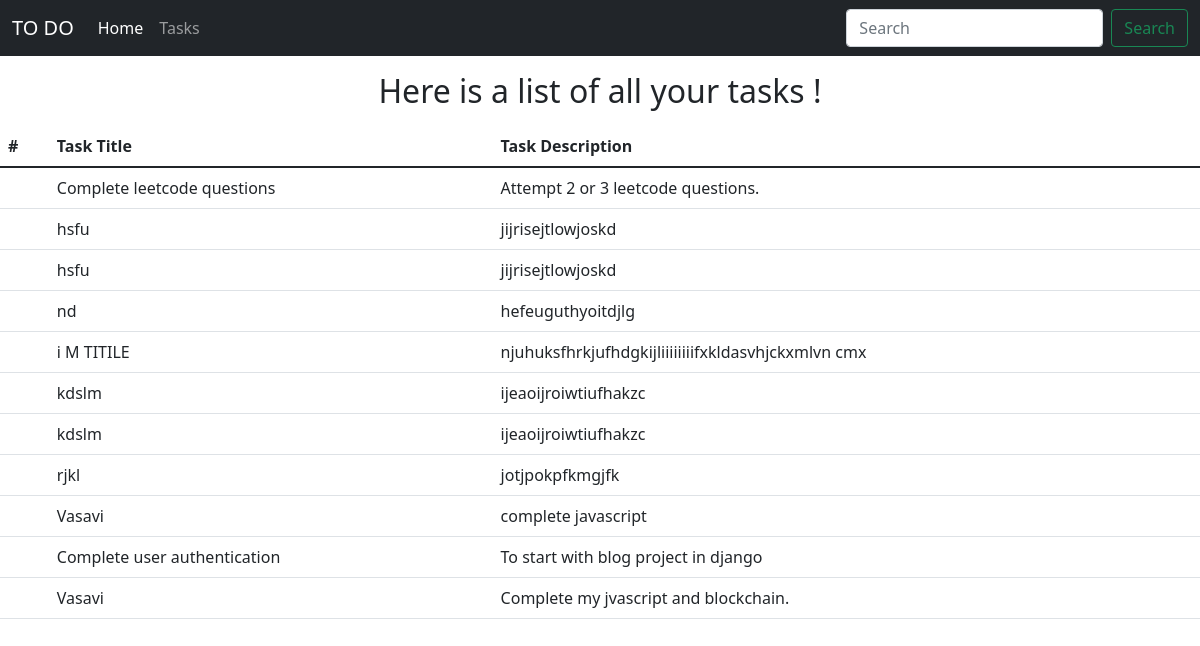
The page /tasks on the database its author committed.
### home/models.py (models this page shows)
class Task(models.Model):
    tasktitle = models.CharField(max_length=30)
    taskdesc = models.TextField()
    time = models.DateTimeField(auto_now_add=True)
    def __str__(self):
        return self.tasktitle

### home/views.py (the view)
# urls.py: path('tasks',views.tasks,name='tasks'),
def tasks(request):
    allTasks= Task.objects.all()
    print(allTasks)
    context={'tasks':allTasks}
    return render(request,'tasks.html',context)

### templates/tasks.html (shortened to what this page needs)
<!doctype html>
<html lang="en">
  <head>
    <link href="https://cdn.jsdelivr.net/npm/bootstrap@5.1.3/dist/css/bootstrap.min.css" rel="stylesheet">
  </head>
  <body>
    <nav class="navbar navbar-expand-lg navbar-dark bg-dark">
        <div class="container-fluid">
          <a class="navbar-brand" href="#">TO DO</a>
          <div class="collapse navbar-collapse" id="navbarSupportedContent">
            <ul class="navbar-nav me-auto mb-2 mb-lg-0">
              <li class="nav-item">
                <a class="nav-link active" aria-current="page" href="#">Home</a>
              </li>
              <li class="nav-item">
                <a class="nav-link" href="/tasks">Tasks</a>
              </li>
            </ul>
            <form class="d-flex">
              <input class="form-control me-2" type="search" placeholder="Search" aria-label="Search">
              <button class="btn btn-outline-success" type="submit">Search</button>
            </form>
          </div>
        </div>
      </nav>
      <div class = "container my-3">
          <h2 class ="text-center">Here is a list of all your tasks !</h2>
      </div>
      <table class="table">
        <thead>
          <tr>
            <th scope="col">#</th>
            <th scope="col">Task Title</th>
            <th scope="col">Task Description</th>
          </tr>
        </thead>
        <tbody>
        {% for task in tasks %}
          <tr>
            <th scope="row">{{forLoop.counter}}</th>
            <td>{{task.tasktitle}}</td>
            <td>{{task.taskdesc}}</td>
          </tr>
         {% endfor %}
        </tbody>
      </table>
  </body>
</html>

### rows shown on the page
Task: tasktitle "Complete leetcode questions", taskdesc "Attempt 2 or 3 leetcode questions."
Task: tasktitle "hsfu", taskdesc "jijrisejtlowjoskd"
Task: tasktitle "hsfu", taskdesc "jijrisejtlowjoskd"
Task: tasktitle "nd", taskdesc "hefeuguthyoitdjlg"
Task: tasktitle "i M TITILE", taskdesc "njuhuksfhrkjufhdgkijliiiiiiiifxkldasvhjckxmlvn cmx"
Task: tasktitle "kdslm", taskdesc "ijeaoijroiwtiufhakzc"
Task: tasktitle "kdslm", taskdesc "ijeaoijroiwtiufhakzc"
Task: tasktitle "rjkl", taskdesc "jotjpokpfkmgjfk"
Task: tasktitle "Vasavi", taskdesc "complete javascript"
Task: tasktitle "Complete user authentication", taskdesc "To start with blog project in django"
Task: tasktitle "Vasavi", taskdesc "Complete my jvascript and blockchain."
